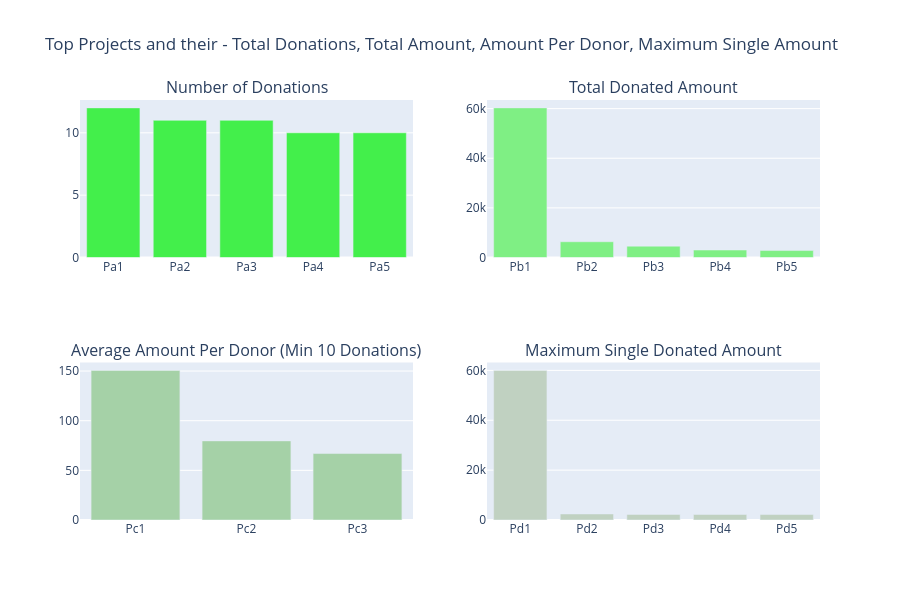

The notebook cell this image was saved under:
### Markdown cell above
Se han realizado un total de **4,687,884 donaciones** hasta abril de 2018 en DonorsChoose. El monto de donación más alto equivale a **USD 60,000**, donado en el año 2013. Solo **6 donaciones son mayores a un monto de USD 20,000**, mientras que solo **61 pagos superan los USD 10,000**. La gran mayoría de los pagos (alrededor del **83%** de todas las donaciones) son **menores a USD 100**. Existen 350 pagos que son menores a USD 1 (cantidades pequeñas, pero que aun así pueden hacer la diferencia). Hasta abril de 2018, DonorsChoose ha recaudado una colosal cantidad total equivalente a **USD 284,408,243** a través de su plataforma. El monto promedio de donación en DonorsChoose equivale a **USD 60**. Echemos un vistazo a los detalles de los donantes y los proyectos relacionados con estas donaciones en las siguientes secciones.

## <a id="3.2">3.2 Los Proyectos y sus Donaciones</a>

Vamos a identificar los proyectos principales y los valores de sus atributos relacionados:

* **3.2.1** Proyectos con el Mayor número de donantes
* **3.2.2** Proyectos con los Mayores Montos Totales Financiados
* **3.2.3** Proyectos con los Mayores Montos Promedios Por Donante
* **3.2.4** Proyectos con el Monto Máximo de Donación Única

### Code cell
# Which Projects Had the maximum Donations 

tempdf = donations_df.groupby('Project ID').agg({'Project ID' : 'count', 'Donation Amount' : 'sum'}).rename(columns={'Project ID' : "Total Donations", 'Donation Amount' : "Total Amount"}).reset_index()
tempdf['Average Donation Amount'] = tempdf['Total Amount'] / tempdf['Total Donations']

tempdf1 = tempdf.sort_values(by=['Total Donations'], ascending=[False])
x = tempdf1.head(5)['Project ID']
x = ["Pa"+str(i+1) for i in range(len(x))]
y = tempdf1.head(5)['Total Donations']
tr1 = bar_ver_noagg(x, y, 'Total Donations', '#43ef4b', lm=None, rt=True)

tempdf1 = tempdf.sort_values(by=['Total Amount'], ascending=[False])
x = tempdf1.head(5)['Project ID']
x = ["Pb"+str(i+1) for i in range(len(x))]
y = tempdf1.head(5)['Total Amount']
tr2 = bar_ver_noagg(x, y, 'Average Donations', '#7fef84', lm=None, rt=True)

tempdf1 = tempdf.sort_values(by=['Average Donation Amount'], ascending=[False])
x = tempdf1[tempdf1['Total Donations'] > 10].head(5)['Project ID']
x = ["Pc"+str(i+1) for i in range(len(x))]
y = tempdf1[tempdf1['Total Donations'] > 10].head(5)['Average Donation Amount']
tr3 = bar_ver_noagg(x, y, 'Average Donations (Min: 10 Donations)', '#a5d1a7', lm=None, rt=True)

tempdf = donations_df.groupby('Project ID').agg({'Project ID' : 'count', 'Donation Amount' : 'max'}).rename(columns={'Project ID' : "Total Donations", 'Donation Amount' : "Maximum Donations"}).reset_index()
tempdf1 = tempdf.sort_values(by=['Maximum Donations'], ascending=[False])
x = tempdf1.head(5)['Project ID']
x = ["Pd"+str(i+1) for i in range(len(x))]
y = tempdf1.head(5)['Maximum Donations']
tr4 = bar_ver_noagg(x, y, 'Maximum Donations', '#c0d1c1', lm=None, rt=True)



fig = tools.make_subplots(rows=2, cols=2, print_grid=False, subplot_titles = ['Number of Donations', "Total Donated Amount", 'Average Amount Per Donor (Min 10 Donations)', 'Maximum Single Donated Amount'])
fig.append_trace(tr1, 1, 1);
fig.append_trace(tr2, 1, 2);
fig.append_trace(tr3, 2, 1);
fig.append_trace(tr4, 2, 2);

fig['layout'].update(height=600, showlegend=False, title='Top Projects and their - Total Donations, Total Amount, Amount Per Donor, Maximum Single Amount');
iplot(fig);

### Figure 1 — Plotly figure (JSON) as saved in the notebook; plotly's stock layout.template omitted (floating-point values rounded to 4 significant figures)
{"data": [{"marker": {"color": "#43ef4b"}, "type": "bar", "x": ["Pa1", "Pa2", "Pa3", "Pa4", "Pa5"], "xaxis": "x", "y": [12, 11, 11, 10, 10], "yaxis": "y"}, {"marker": {"color": "#7fef84"}, "type": "bar", "x": ["Pb1", "Pb2", "Pb3", "Pb4", "Pb5"], "xaxis": "x2", "y": [60290.0, 6350.0, 4571.0, 3007.0, 2798.0], "yaxis": "y2"}, {"marker": {"color": "#a5d1a7"}, "type": "bar", "x": ["Pc1", "Pc2", "Pc3"], "xaxis": "x3", "y": [150.7, 79.67, 66.92], "yaxis": "y3"}, {"marker": {"color": "#c0d1c1"}, "type": "bar", "x": ["Pd1", "Pd2", "Pd3", "Pd4", "Pd5"], "xaxis": "x4", "y": [60000.0, 2420.0, 2248.0, 2219.0, 2190.0], "yaxis": "y4"}], "layout": {"annotations": [{"font": {"size": 16}, "showarrow": false, "text": "Number of Donations", "x": 0.225, "xanchor": "center", "xref": "paper", "y": 1, "yanchor": "bottom", "yref": "paper"}, {"font": {"size": 16}, "showarrow": false, "text": "Total Donated Amount", "x": 0.775, "xanchor": "center", "xref": "paper", "y": 1, "yanchor": "bottom", "yref": "paper"}, {"font": {"size": 16}, "showarrow": false, "text": "Average Amount Per Donor (Min 10 Donations)", "x": 0.225, "xanchor": "center", "xref": "paper", "y": 0.375, "yanchor": "bottom", "yref": "paper"}, {"font": {"size": 16}, "showarrow": false, "text": "Maximum Single Donated Amount", "x": 0.775, "xanchor": "center", "xref": "paper", "y": 0.375, "yanchor": "bottom", "yref": "paper"}], "height": 600, "showlegend": false, "title": {"text": "Top Projects and their - Total Donations, Total Amount, Amount Per Donor, Maximum Single Amount"}, "xaxis": {"anchor": "y", "domain": [0, 0.45]}, "xaxis2": {"anchor": "y2", "domain": [0.55, 1]}, "xaxis3": {"anchor": "y3", "domain": [0, 0.45]}, "xaxis4": {"anchor": "y4", "domain": [0.55, 1]}, "yaxis": {"anchor": "x", "domain": [0.625, 1]}, "yaxis2": {"anchor": "x2", "domain": [0.625, 1]}, "yaxis3": {"anchor": "x3", "domain": [0, 0.375]}, "yaxis4": {"anchor": "x4", "domain": [0, 0.375]}}}
